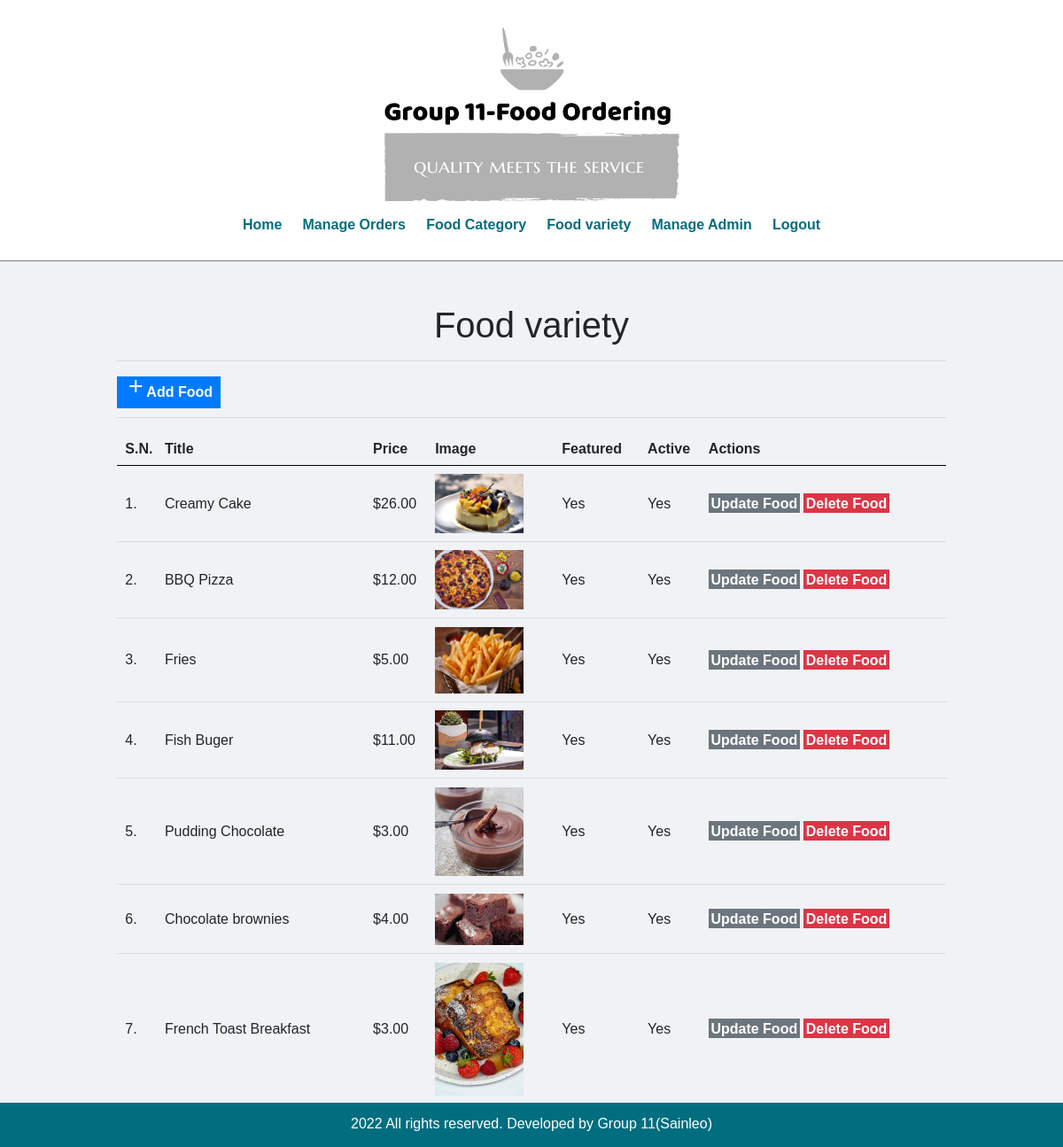
The page /admin/manage-food.php (signed in) on the database its author committed.
### tables this page shows
CREATE TABLE `food_varieties` (
  `id` int UNSIGNED NOT NULL,
  `title` varchar(100) NOT NULL,
  `description` text NOT NULL,
  `price` decimal(10,2) NOT NULL,
  `image_name` varchar(255) NOT NULL,
  `category_id` int UNSIGNED NOT NULL,
  `featured` varchar(10) NOT NULL,
  `active` varchar(10) NOT NULL
);

### admin/manage-food.php (the view, shortened to what this page needs)
<?php include('includes/menu.php'); ?>
<div class="main-content">
    <div class="wrapper">
         <h1 class="text-center">Food variety</h1>
<hr/>
                <a href="<?php echo BASEURL; ?>admin/add-food.php" class="btn-primary"> <i class="large material-icons">add</i>Add Food</a>
                <hr/>
                <table class="tbl-full">
                    <tr>
                        <th>S.N.</th>
                        <th>Title</th>
                        <th>Price</th>
                        <th>Image</th>
                        <th>Featured</th>
                        <th>Active</th>
                        <th>Actions</th>
                    </tr>
                    <?php
                        $sql = "SELECT * FROM food_varieties";
                        $res = mysqli_query($conn, $sql);
                        $count = mysqli_num_rows($res);
                        $sn=1;
                        if($count>0)
                        {
                            while($row=mysqli_fetch_assoc($res))
                            {
                                $id = $row['id'];
                                $title = $row['title'];
                                $price = $row['price'];
                                $image_name = $row['image_name'];
                                $featured = $row['featured'];
                                $active = $row['active'];
                                ?>
                                <tr>
                                    <td><?php echo $sn++; ?>. </td>
                                    <td><?php echo $title; ?></td>
                                    <td>$<?php echo $price; ?></td>
                                    <td>
                                        <?php
                                            if($image_name=="")
                                            {
                                                echo "<div class='error'>Image not Added.</div>";
                                            }
                                            else
                                            {
                                                ?>
                                                <img src="<?php echo BASEURL; ?>images/food/<?php echo $image_name; ?>" width="100px">
                                                <?php
                                            }
                                        ?>
                                    </td>
                                    <td><?php echo $featured; ?></td>
                                    <td><?php echo $active; ?></td>
                                    <td>
                                        <a href="<?php echo BASEURL; ?>admin/update-food.php?id=<?php echo $id; ?>" class="btn-secondary">Update Food</a>
                                        <a href="<?php echo BASEURL; ?>admin/delete-food.php?id=<?php echo $id; ?>&image_name=<?php echo $image_name; ?>" class="btn-danger">Delete Food</a>
                                    </td>
                                </tr>
                                <?php
                            }
                        }
                        else
                        {
                            echo "<tr> <td colspan='7' class='error'> Food not Added Yet. </td> </tr>";
                        }
                    ?>
                </table>
    </div>
</div>
<?php include('includes/footer.php'); ?>

### css/admin.css (style rules this page uses)
* { margin: 0; padding: 0; font-family: Arial, Helvetica, sans-serif; }
.wrapper { padding: 1%; width: 80%; margin: 0 auto; }
.text-center { text-align: center; }
.tbl-full { width: 100%; }
table { border-collapse: collapse; width: 100%; }
th, td { padding: 8px; text-align: left; border-bottom: 1px solid #ddd; }
table tr th { border-bottom: 1px solid black; padding: 1%; text-align: left; }
table tr td { padding: 1%; }
.btn-primary { background-color: #1e90ff; padding: 1%; color: white; text-decoration: none; font-weight: bold; }
.btn-secondary { background-color: #006E7F; padding: 1%; color: black; text-decoration: none; font-weight: bold; }
.btn-danger { background-color: #ff6b81; padding: 1%; color: white; text-decoration: none; font-weight: bold; }
.main-content { background-color: #f1f2f6; padding: 3% 0; }

### rows shown on the page
food_varieties: title "Creamy Cake", price "26.00", image_name (picture), featured "Yes", active "Yes"
food_varieties: title "BBQ Pizza", price "12.00", image_name (picture), featured "Yes", active "Yes"
food_varieties: title "Fries", price "5.00", image_name (picture), featured "Yes", active "Yes"
food_varieties: title "Fish Buger", price "11.00", image_name (picture), featured "Yes", active "Yes"
food_varieties: title "Pudding Chocolate", price "3.00", image_name (picture), featured "Yes", active "Yes"
food_varieties: title "Chocolate brownies", price "4.00", image_name (picture), featured "Yes", active "Yes"
food_varieties: title "French Toast Breakfast", price "3.00", image_name (picture), featured "Yes", active "Yes"
